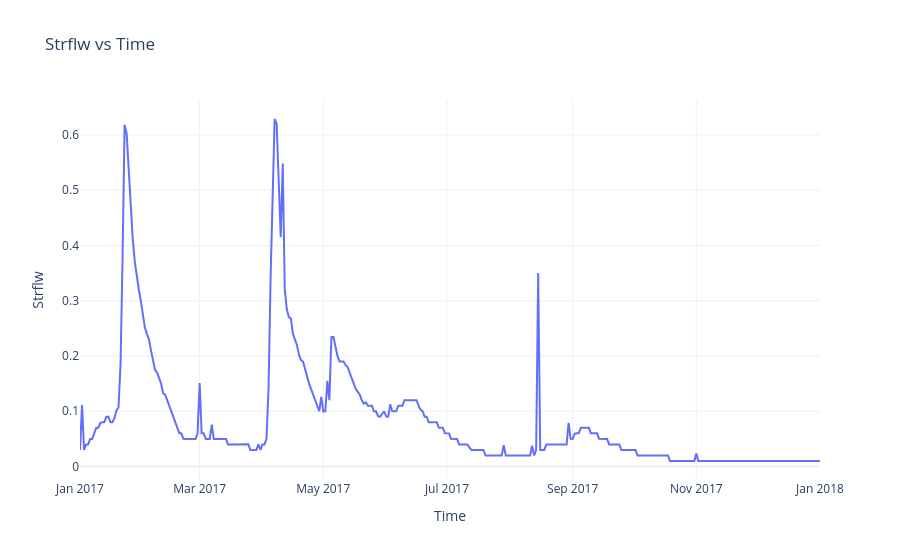

The code cell stored with this chart in its notebook:
### Code cell
import plotly.express as px
import pandas as pd

df_plot = df_nwm_out_2.copy()
df_plot.index = pd.to_datetime(df_plot.index, errors="coerce")
df_plot["Strflw"] = pd.to_numeric(df_plot["Strflw"], errors="coerce")
df_plot = df_plot.dropna(subset=["Strflw"]).sort_index()
df_plot = df_plot.reset_index().rename(columns={"index": "Time"})

fig = px.line(
    df_plot,
    x="Time",
    y="Strflw",
    title="Strflw vs Time",
    labels={"Strflw": "Strflw", "Time": "Time"}
 )
fig.update_traces(line=dict(width=2))
fig.update_layout(template="plotly_white")
fig.show()

### Figure 1 — Plotly figure (JSON) as saved in the notebook; plotly's stock layout.template omitted (floating-point values rounded to 4 significant figures; data arrays with more than 128 entries replaced by an {"elided": "..."} marker saying what was removed)
{"data": [{"hovertemplate": "Time=%{x}<br>Strflw=%{y}<extra></extra>", "legendgroup": "", "line": {"color": "#636efa", "dash": "solid", "width": 2}, "marker": {"symbol": "circle"}, "mode": "lines", "name": "", "orientation": "v", "showlegend": false, "type": "scatter", "x": {"elided": "366 str values"}, "xaxis": "x", "y": {"elided": "366 float values"}, "yaxis": "y"}], "layout": {"autosize": true, "legend": {"tracegroupgap": 0}, "title": {"text": "Strflw vs Time"}, "xaxis": {"anchor": "y", "autorange": true, "domain": [0, 1], "range": ["2017-01-01", "2018-01-01"], "title": {"text": "Time"}, "type": "date"}, "yaxis": {"anchor": "x", "autorange": true, "domain": [0, 1], "range": [-0.02437, 0.6631], "title": {"text": "Strflw"}, "type": "linear"}}}
